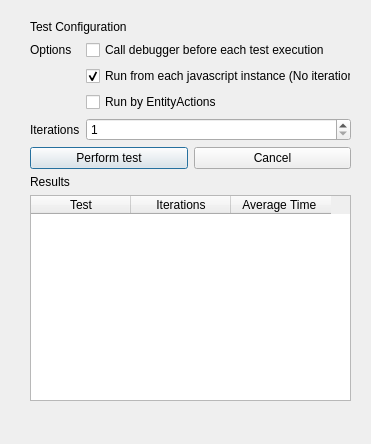
<?xml version="1.0" encoding="UTF-8"?>
<ui version="4.0">
 <class>Form</class>
 <widget class="QDialog" name="Form">
  <property name="geometry">
   <rect>
    <x>0</x>
    <y>0</y>
    <width>371</width>
    <height>444</height>
   </rect>
  </property>
  <property name="sizePolicy">
   <sizepolicy hsizetype="Minimum" vsizetype="Preferred">
    <horstretch>0</horstretch>
    <verstretch>0</verstretch>
   </sizepolicy>
  </property>
  <property name="windowTitle">
   <string>Sunspider Stress Test</string>
  </property>
  <widget class="QWidget" name="verticalLayoutWidget">
   <property name="geometry">
    <rect>
     <x>30</x>
     <y>20</y>
     <width>321</width>
     <height>381</height>
    </rect>
   </property>
   <layout class="QVBoxLayout" name="verticalLayout">
    <item>
     <widget class="QLabel" name="label">
      <property name="text">
       <string>Test Configuration</string>
      </property>
     </widget>
    </item>
    <item>
     <layout class="QFormLayout" name="formLayout">
      <property name="fieldGrowthPolicy">
       <enum>QFormLayout::AllNonFixedFieldsGrow</enum>
      </property>
      <item row="0" column="0">
       <widget class="QLabel" name="labelOptions">
        <property name="text">
         <string>Options</string>
        </property>
       </widget>
      </item>
      <item row="0" column="1">
       <widget class="QCheckBox" name="checkDebug">
        <property name="text">
         <string>Call debugger before each test execution</string>
        </property>
       </widget>
      </item>
      <item row="3" column="0">
       <widget class="QLabel" name="labelIterations">
        <property name="text">
         <string>Iterations</string>
        </property>
       </widget>
      </item>
      <item row="3" column="1">
       <widget class="QSpinBox" name="spinIterations">
        <property name="minimum">
         <number>1</number>
        </property>
        <property name="value">
         <number>1</number>
        </property>
       </widget>
      </item>
      <item row="1" column="1">
       <widget class="QCheckBox" name="checkMulti">
        <property name="text">
         <string>Run from each javascript instance (No iterations)</string>
        </property>
        <property name="checked">
         <bool>true</bool>
        </property>
       </widget>
      </item>
      <item row="2" column="1">
       <widget class="QCheckBox" name="checkAction">
        <property name="text">
         <string>Run by EntityActions</string>
        </property>
       </widget>
      </item>
     </layout>
    </item>
    <item>
     <layout class="QHBoxLayout" name="horizontalLayout">
      <item>
       <widget class="QPushButton" name="buttonDo">
        <property name="text">
         <string>Perform test</string>
        </property>
       </widget>
      </item>
      <item>
       <widget class="QPushButton" name="buttonCancel">
        <property name="text">
         <string>Cancel</string>
        </property>
       </widget>
      </item>
     </layout>
    </item>
    <item>
     <widget class="QLabel" name="labelResults">
      <property name="text">
       <string>Results</string>
      </property>
     </widget>
    </item>
    <item>
     <widget class="QTableWidget" name="tableResults">
      <column>
       <property name="text">
        <string>Test</string>
       </property>
      </column>
      <column>
       <property name="text">
        <string>Iterations</string>
       </property>
      </column>
      <column>
       <property name="text">
        <string>Average Time </string>
       </property>
      </column>
     </widget>
    </item>
   </layout>
  </widget>
 </widget>
 <resources/>
 <connections/>
</ui>
